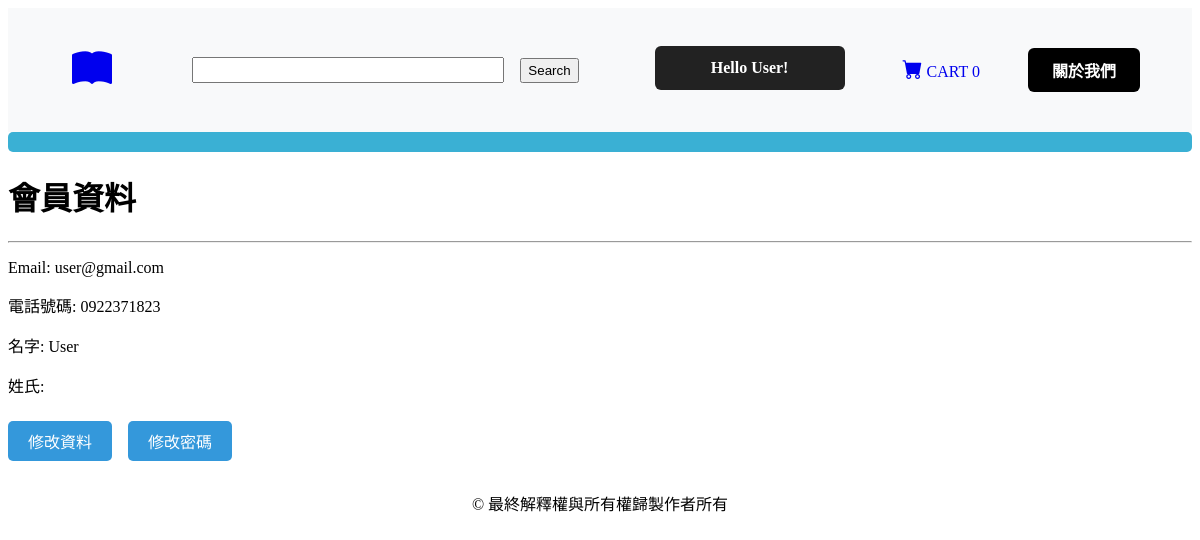
The page /account/profile (signed in) on the database as committed earlier.
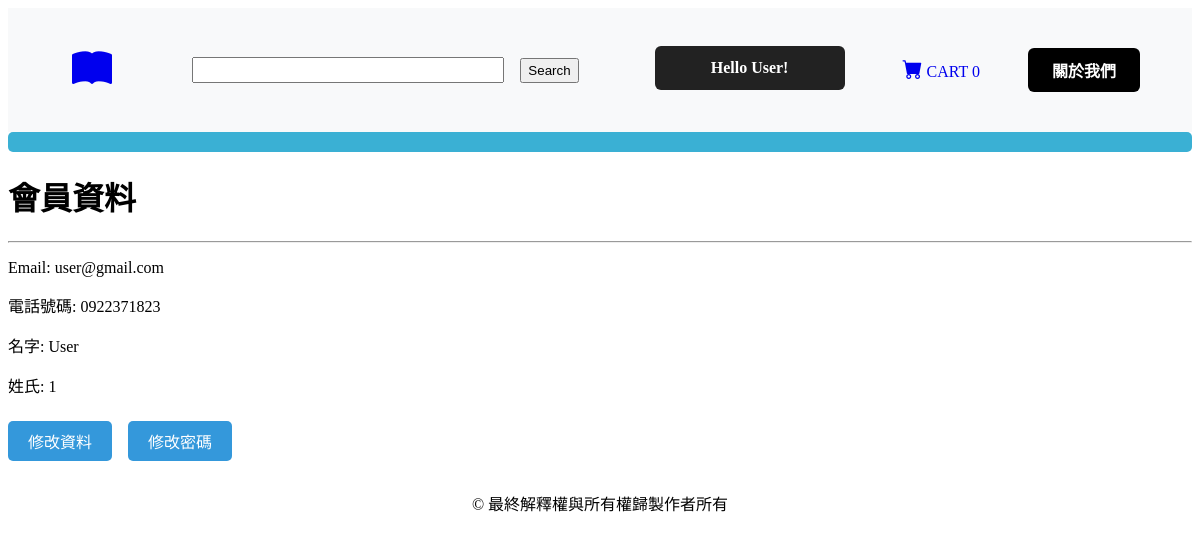
The same page on the database as committed later.
### tables this page shows
CREATE TABLE users  
		(userId INTEGER PRIMARY KEY, 
		password TEXT,
		email TEXT,
		firstName TEXT,
		lastName TEXT,
		address1 TEXT,
		address2 TEXT,
		zipcode TEXT,
		city TEXT,
		state TEXT,
		country TEXT, 
		phone TEXT
		, isAdmin INTEGER DEFAULT 0);

### main.py (the view)
@app.route("/account/profile")
def profileHome():
    if 'email' not in session:
        return redirect(url_for('root'))
    loggedIn, firstName, noOfItems = getLoginDetails()
    profileData = query_db("SELECT userId, email, firstName, lastName, address1, address2, zipcode, city, state, country, phone FROM users WHERE email = ?", (session['email'],), one=True)
    return render_template("profileHome.html", profileData=profileData, loggedIn=loggedIn, firstName=firstName, noOfItems=noOfItems)

### db.py (called while the page is built)
def query_db(query, args=(), one=False):
    with sqlite3.connect(DB_PATH) as conn:
        cur = conn.cursor()
        cur.execute(query, args)
        rv = cur.fetchall()
        return (rv[0] if rv else None) if one else rv

### main.py (called while the page is built)
def getLoginDetails():
    if 'email' not in session:
        return False, '', 0
    user = query_db("SELECT userId, firstName FROM users WHERE email = ?", (session['email'],), one=True)
    if not user:
        return False, '', 0
    userId, firstName = user
    noOfItems = query_db("SELECT count(productId) FROM kart WHERE userId = ?", (userId,), one=True)[0]
    return True, firstName, noOfItems

### templates/profileHome.html (shortened to what this page needs)
<!DOCTYPE HTML>
<html>
<head>
	<link rel="stylesheet" href={{ url_for('static', filename='css/profileHome.css' ) }} />
	<link rel="stylesheet" href={{ url_for('static', filename='css/topStyle.css' ) }} />
	<link href="https://cdn.jsdelivr.net/npm/bootstrap-icons@1.10.5/font/bootstrap-icons.css" rel="stylesheet">
</head>
<body>
	{% include 'navbar.html' %}
	<div class="displayCategory">
		<nav class="category-navbar">
		</nav>
	</div>
	<div class="display" id="userdata">
		<h1>會員資料</h1>
		<hr>
		<p>Email: <span>{{profileData[1]}}</span></p>
		<p>電話號碼: <span>{{profileData[10]}}</span></p>
		<p>名字: <span>{{profileData[2]}}</span></p>
		<p>姓氏: <span>{{profileData[3]}}</span></p>
		<div style="margin-top: 24px;">
			<a href="{{ url_for('editProfile') }}" class="btn-edit">修改資料</a>
			<a href="{{ url_for('changePassword') }}" class="btn-edit">修改密碼</a>
		</div>
	</div>
</body>
<footer id="footer">
	<p>&copy; 最終解釋權與所有權歸製作者所有</p>
</footer>
</html>

### templates/navbar.html (shortened to what this page needs)
<div id="title">
    <a href="/">
        <i class="bi bi-book-fill fs-1 text-primary" id="logo"></i>
    </a>
    <form>
        <input id="searchBox" type="text" name="searchQuery">
        <input id="searchButton" type="submit" value="Search">
    </form>
    {% if not loggedIn %}
    <div id="signInButton">
        <a class="link" href="/loginForm">會員登入</a>
    </div>
    {% else %}
    <div id="signInButton">
        {% if session.get('isAdmin') %}
        <a class="admin-link" href="/admin">
            <span class="admin-name">Hello {{ firstName }}!</span>
            <span class="admin-center">會員中心</span>
        </a>
        {% else %}
        <a class="admin-link" href="/user">
            <span class="admin-name">Hello {{ firstName }}!</span>
        </a>
        {% endif %}
    </div>
    {% endif %}
    <div id="kart">
        <a class="link" href="/cart">
            <i class="bi bi-cart-fill" id="cartIcon"></i>
            CART {{noOfItems}}
        </a>
    </div>
    <button id="aboutwe" type="button" onclick="location.href='/aboutwe'">
        關於我們
    </button>
</div>

Rows that differ between the two databases and show on the page:
changed users "User": lastName (not shown) → "1"
